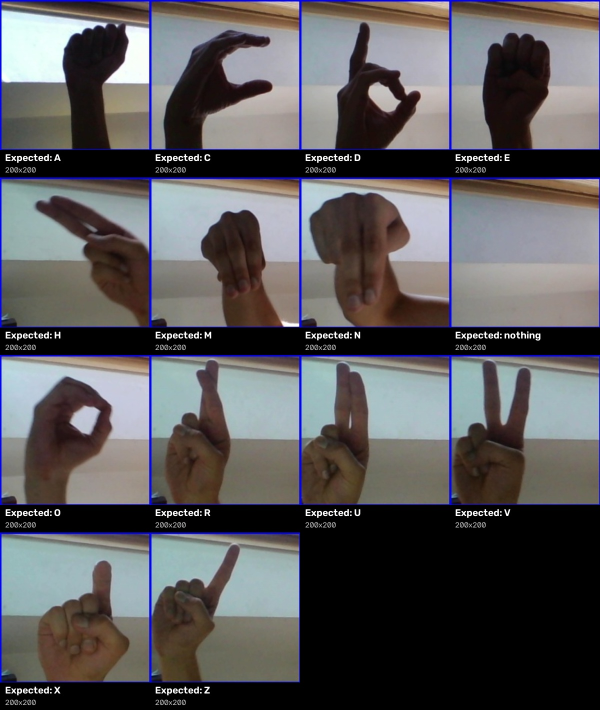
#> input picture backend/modelA/analysis/detection_audit/failed_detection_contact_sheet.jpg, 1200 x 1420 px, given in place of N1694.jpg, which was not available (shown at 1/2 size)
$ python make_nm_sheet.py
#> lines starting #> are read from the running program, lines starting #| are printed output that depends on the picture
from pathlib import Path
from PIL import Image, ImageDraw, ImageFont

N_ERRORS = [
    "N1694.jpg", "N2459.jpg", "N209.jpg", "N1699.jpg", "N71.jpg",
    "N2419.jpg", "N2052.jpg", "N423.jpg", "N185.jpg", "N223.jpg",
    "N2066.jpg", "N30.jpg", "N2420.jpg", "N1680.jpg", "N2334.jpg",
    "N1737.jpg", "N2340.jpg", "N2351.jpg", "N2276.jpg", "N1853.jpg"
]

M_ERRORS = [
    "M2306.jpg", "M2149.jpg", "M1901.jpg", "M737.jpg", "M1106.jpg",
    "M1346.jpg", "M1488.jpg", "M1109.jpg", "M1206.jpg"
]
MODEL_A_DIR = Path(__file__).resolve().parents[1]
PROJECT_ROOT = MODEL_A_DIR.parents[1]

BASE = (
    PROJECT_ROOT
    / "dataset"
    / "ASL"
    / "asl_alphabet_train"
    / "asl_alphabet_train"
)

OUTPUT = (
    MODEL_A_DIR
    / "analysis"
    / "reports"
    / "nm_error_images.jpg"
)

THUMB_W = 180
THUMB_H = 180
LABEL_H = 40
COLS = 5

items = []

for filename in N_ERRORS:
    items.append(("N -> M", BASE / "N" / filename))

for filename in M_ERRORS:
    items.append(("M -> N", BASE / "M" / filename))

rows = (len(items) + COLS - 1) // COLS

sheet = Image.new(
    "RGB",
    (COLS * THUMB_W, rows * (THUMB_H + LABEL_H)),
    "white"
)
#> sheet: PIL image 900x1320 RGB; every value is 255

draw = ImageDraw.Draw(sheet)

for index, (label, path) in enumerate(items):

    image = Image.open(path).convert("RGB")
#> image is the input picture: PIL image 1200x1420 RGB; mean R, G, B 90.5, 88.6, 90.9
    image.thumbnail((THUMB_W - 10, THUMB_H - 10))
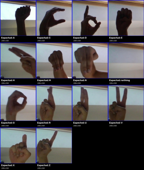
#> image: PIL image 144x170 RGB; mean R, G, B 90.7, 88.8, 91

    x = (index % COLS) * THUMB_W
    y = (index // COLS) * (THUMB_H + LABEL_H)

    image_x = x + (THUMB_W - image.width) // 2
#> image_x = 18
    image_y = y + (THUMB_H - image.height) // 2
#> image_y = 5

    sheet.paste(image, (image_x, image_y))
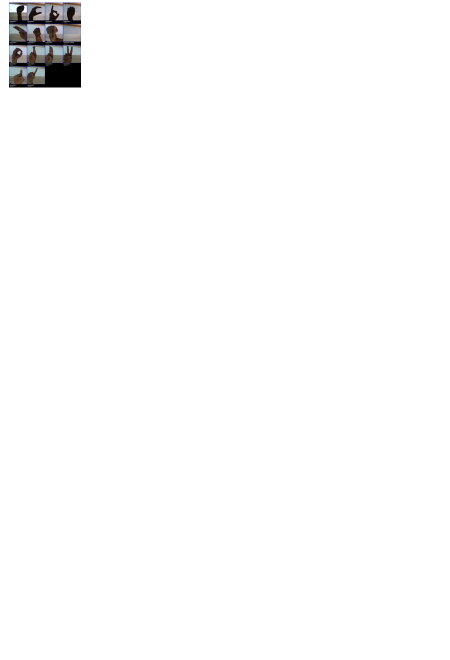
#> sheet: PIL image 900x1320 RGB (shown at 1/2 size); mean R, G, B 251.6, 251.6, 251.6

    draw.text(
        (x + 5, y + THUMB_H + 8),
        label,
        fill="black"
    )
#> pass 2 of the loop `for index, (label, path) in enumerate(items):`:
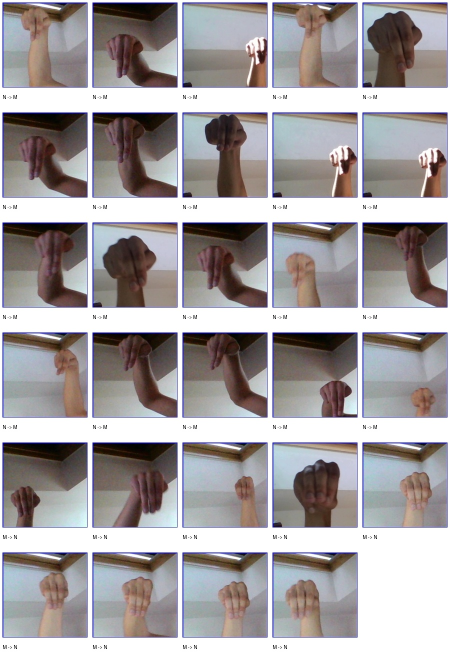
#> input picture backend/modelA/nm_error_images.jpg, 900 x 1320 px, given in place of N2459.jpg, which was not available (shown at 1/2 size)
#> image is the input picture: PIL image 900x1320 RGB; mean R, G, B 165.1, 160.1, 161.5
#> `image.thumbnail((THUMB_W - 10, THUMB_H - 10))`:
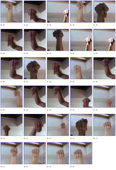
#> image: PIL image 116x170 RGB; mean R, G, B 164.7, 159.6, 161.1
#> `sheet.paste(image, (image_x, image_y))`:
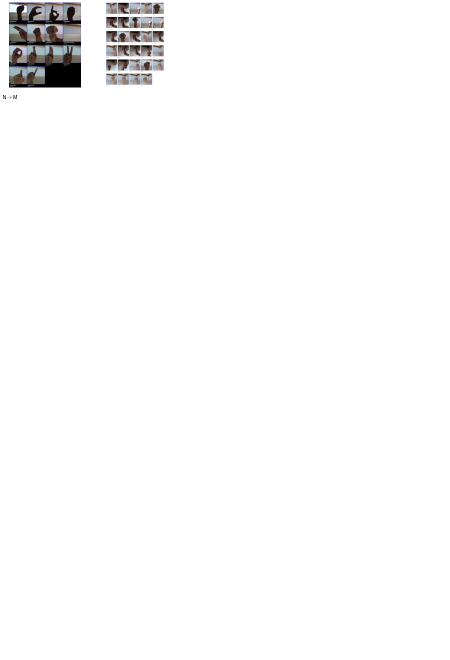
#> sheet: PIL image 900x1320 RGB (shown at 1/2 size); mean R, G, B 250.1, 250, 250
#> (the run stopped early here; a loop or call above may not have finished)
